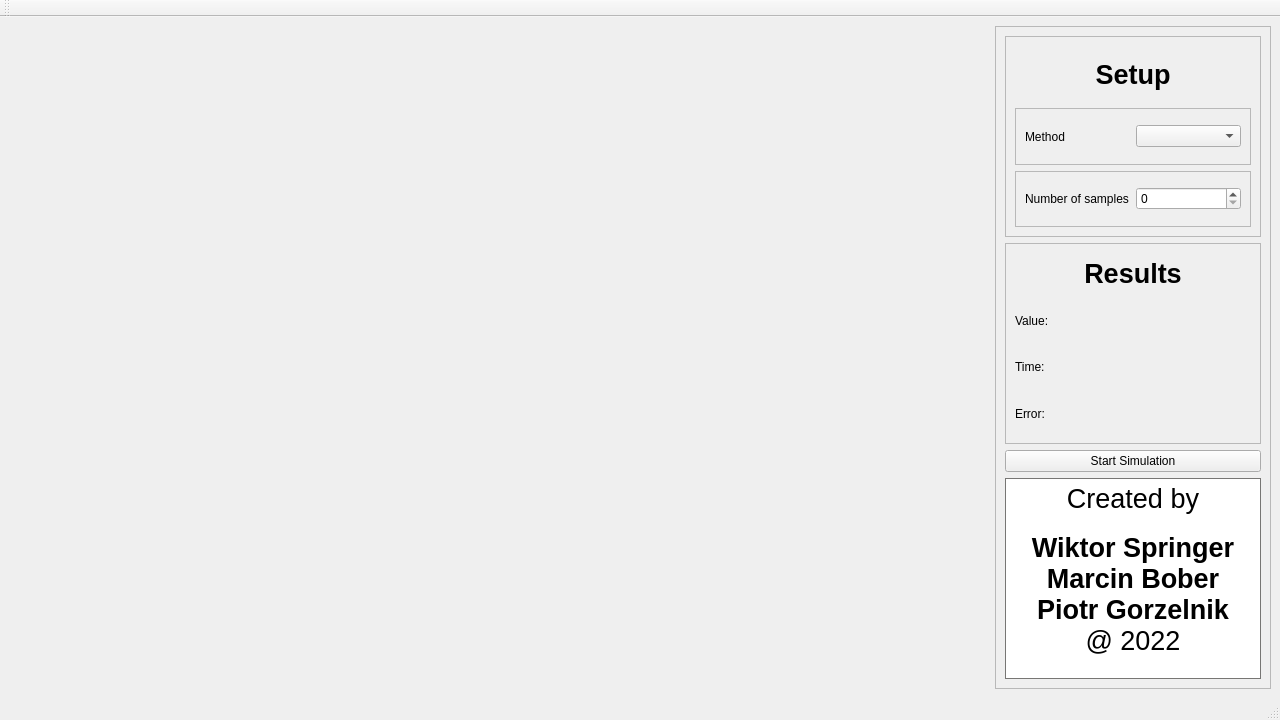
<?xml version="1.0" encoding="UTF-8"?>
<ui version="4.0">
 <class>MainWindow</class>
 <widget class="QMainWindow" name="MainWindow">
  <property name="geometry">
   <rect>
    <x>0</x>
    <y>0</y>
    <width>1280</width>
    <height>720</height>
   </rect>
  </property>
  <property name="maximumSize">
   <size>
    <width>1280</width>
    <height>720</height>
   </size>
  </property>
  <property name="windowTitle">
   <string>Monte Carlo Simulation</string>
  </property>
  <widget class="QWidget" name="centralwidget">
   <layout class="QHBoxLayout" name="horizontalLayout">
    <item>
     <layout class="QHBoxLayout" name="horizontalLayout_2">
      <item>
       <widget class="QCustomPlot" name="customPlot" native="true">
        <property name="sizePolicy">
         <sizepolicy hsizetype="Preferred" vsizetype="Preferred">
          <horstretch>127</horstretch>
          <verstretch>0</verstretch>
         </sizepolicy>
        </property>
       </widget>
      </item>
      <item>
       <layout class="QVBoxLayout" name="verticalLayout">
        <item>
         <widget class="QFrame" name="frame">
          <property name="frameShape">
           <enum>QFrame::StyledPanel</enum>
          </property>
          <property name="frameShadow">
           <enum>QFrame::Raised</enum>
          </property>
          <layout class="QVBoxLayout" name="verticalLayout_2">
           <item>
            <layout class="QVBoxLayout" name="verticalLayout_4">
             <item>
              <widget class="QFrame" name="frame_3">
               <property name="frameShape">
                <enum>QFrame::StyledPanel</enum>
               </property>
               <property name="frameShadow">
                <enum>QFrame::Raised</enum>
               </property>
               <layout class="QVBoxLayout" name="verticalLayout_5">
                <item>
                 <widget class="QLabel" name="label">
                  <property name="font">
                   <font>
                    <pointsize>20</pointsize>
                    <weight>75</weight>
                    <bold>true</bold>
                   </font>
                  </property>
                  <property name="layoutDirection">
                   <enum>Qt::LeftToRight</enum>
                  </property>
                  <property name="text">
                   <string>Setup</string>
                  </property>
                  <property name="alignment">
                   <set>Qt::AlignCenter</set>
                  </property>
                 </widget>
                </item>
                <item>
                 <layout class="QHBoxLayout" name="horizontalLayout_3">
                  <item>
                   <widget class="QFrame" name="frame_4">
                    <property name="frameShape">
                     <enum>QFrame::StyledPanel</enum>
                    </property>
                    <property name="frameShadow">
                     <enum>QFrame::Raised</enum>
                    </property>
                    <layout class="QHBoxLayout" name="horizontalLayout_4">
                     <item>
                      <widget class="QLabel" name="label_2">
                       <property name="text">
                        <string>Method</string>
                       </property>
                      </widget>
                     </item>
                     <item>
                      <widget class="QComboBox" name="comboBox"/>
                     </item>
                    </layout>
                   </widget>
                  </item>
                 </layout>
                </item>
                <item>
                 <layout class="QHBoxLayout" name="horizontalLayout_5">
                  <item>
                   <widget class="QFrame" name="frame_5">
                    <property name="frameShape">
                     <enum>QFrame::StyledPanel</enum>
                    </property>
                    <property name="frameShadow">
                     <enum>QFrame::Raised</enum>
                    </property>
                    <layout class="QHBoxLayout" name="horizontalLayout_6" stretch="0,0">
                     <item>
                      <widget class="QLabel" name="label_3">
                       <property name="text">
                        <string>Number of samples</string>
                       </property>
                      </widget>
                     </item>
                     <item>
                      <widget class="QSpinBox" name="spinBox">
                       <property name="maximum">
                        <number>10000000</number>
                       </property>
                      </widget>
                     </item>
                    </layout>
                   </widget>
                  </item>
                 </layout>
                </item>
               </layout>
              </widget>
             </item>
            </layout>
           </item>
           <item>
            <layout class="QVBoxLayout" name="verticalLayout_3">
             <item>
              <widget class="QFrame" name="frame_2">
               <property name="frameShape">
                <enum>QFrame::StyledPanel</enum>
               </property>
               <property name="frameShadow">
                <enum>QFrame::Raised</enum>
               </property>
               <layout class="QVBoxLayout" name="verticalLayout_6">
                <item>
                 <widget class="QLabel" name="label_4">
                  <property name="font">
                   <font>
                    <pointsize>20</pointsize>
                    <weight>75</weight>
                    <bold>true</bold>
                   </font>
                  </property>
                  <property name="text">
                   <string>Results</string>
                  </property>
                  <property name="alignment">
                   <set>Qt::AlignCenter</set>
                  </property>
                 </widget>
                </item>
                <item>
                 <layout class="QHBoxLayout" name="horizontalLayout_7">
                  <item>
                   <widget class="QLabel" name="label_8">
                    <property name="text">
                     <string>Value:</string>
                    </property>
                   </widget>
                  </item>
                  <item>
                   <widget class="QLabel" name="label_5">
                    <property name="text">
                     <string/>
                    </property>
                   </widget>
                  </item>
                 </layout>
                </item>
                <item>
                 <layout class="QHBoxLayout" name="horizontalLayout_8">
                  <item>
                   <widget class="QLabel" name="label_6">
                    <property name="text">
                     <string>Time:</string>
                    </property>
                   </widget>
                  </item>
                  <item>
                   <widget class="QLabel" name="label_9">
                    <property name="text">
                     <string/>
                    </property>
                   </widget>
                  </item>
                 </layout>
                </item>
                <item>
                 <layout class="QHBoxLayout" name="horizontalLayout_9">
                  <item>
                   <widget class="QLabel" name="label_7">
                    <property name="text">
                     <string>Error:</string>
                    </property>
                   </widget>
                  </item>
                  <item>
                   <widget class="QLabel" name="label_10">
                    <property name="text">
                     <string/>
                    </property>
                   </widget>
                  </item>
                 </layout>
                </item>
               </layout>
              </widget>
             </item>
            </layout>
           </item>
           <item>
            <widget class="QPushButton" name="pushButton">
             <property name="text">
              <string>Start Simulation</string>
             </property>
            </widget>
           </item>
           <item>
            <layout class="QHBoxLayout" name="horizontalLayout_10">
             <item>
              <widget class="QTextBrowser" name="textBrowser">
               <property name="sizePolicy">
                <sizepolicy hsizetype="Minimum" vsizetype="Minimum">
                 <horstretch>0</horstretch>
                 <verstretch>0</verstretch>
                </sizepolicy>
               </property>
               <property name="palette">
                <palette>
                 <active>
                  <colorrole role="WindowText">
                   <brush brushstyle="SolidPattern">
                    <color alpha="255">
                     <red>0</red>
                     <green>0</green>
                     <blue>0</blue>
                    </color>
                   </brush>
                  </colorrole>
                  <colorrole role="Button">
                   <brush brushstyle="SolidPattern">
                    <color alpha="255">
                     <red>154</red>
                     <green>153</green>
                     <blue>150</blue>
                    </color>
                   </brush>
                  </colorrole>
                  <colorrole role="Light">
                   <brush brushstyle="SolidPattern">
                    <color alpha="255">
                     <red>231</red>
                     <green>230</green>
                     <blue>225</blue>
                    </color>
                   </brush>
                  </colorrole>
                  <colorrole role="Midlight">
                   <brush brushstyle="SolidPattern">
                    <color alpha="255">
                     <red>192</red>
                     <green>191</green>
                     <blue>187</blue>
                    </color>
                   </brush>
                  </colorrole>
                  <colorrole role="Dark">
                   <brush brushstyle="SolidPattern">
                    <color alpha="255">
                     <red>77</red>
                     <green>77</green>
                     <blue>75</blue>
                    </color>
                   </brush>
                  </colorrole>
                  <colorrole role="Mid">
                   <brush brushstyle="SolidPattern">
                    <color alpha="255">
                     <red>103</red>
                     <green>102</green>
                     <blue>100</blue>
                    </color>
                   </brush>
                  </colorrole>
                  <colorrole role="Text">
                   <brush brushstyle="SolidPattern">
                    <color alpha="255">
                     <red>0</red>
                     <green>0</green>
                     <blue>0</blue>
                    </color>
                   </brush>
                  </colorrole>
                  <colorrole role="BrightText">
                   <brush brushstyle="SolidPattern">
                    <color alpha="255">
                     <red>255</red>
                     <green>255</green>
                     <blue>255</blue>
                    </color>
                   </brush>
                  </colorrole>
                  <colorrole role="ButtonText">
                   <brush brushstyle="SolidPattern">
                    <color alpha="255">
                     <red>0</red>
                     <green>0</green>
                     <blue>0</blue>
                    </color>
                   </brush>
                  </colorrole>
                  <colorrole role="Base">
                   <brush brushstyle="SolidPattern">
                    <color alpha="255">
                     <red>255</red>
                     <green>255</green>
                     <blue>255</blue>
                    </color>
                   </brush>
                  </colorrole>
                  <colorrole role="Window">
                   <brush brushstyle="SolidPattern">
                    <color alpha="255">
                     <red>154</red>
                     <green>153</green>
                     <blue>150</blue>
                    </color>
                   </brush>
                  </colorrole>
                  <colorrole role="Shadow">
                   <brush brushstyle="SolidPattern">
                    <color alpha="255">
                     <red>0</red>
                     <green>0</green>
                     <blue>0</blue>
                    </color>
                   </brush>
                  </colorrole>
                  <colorrole role="AlternateBase">
                   <brush brushstyle="SolidPattern">
                    <color alpha="255">
                     <red>204</red>
                     <green>204</green>
                     <blue>202</blue>
                    </color>
                   </brush>
                  </colorrole>
                  <colorrole role="ToolTipBase">
                   <brush brushstyle="SolidPattern">
                    <color alpha="255">
                     <red>255</red>
                     <green>255</green>
                     <blue>220</blue>
                    </color>
                   </brush>
                  </colorrole>
                  <colorrole role="ToolTipText">
                   <brush brushstyle="SolidPattern">
                    <color alpha="255">
                     <red>0</red>
                     <green>0</green>
                     <blue>0</blue>
                    </color>
                   </brush>
                  </colorrole>
                  <colorrole role="PlaceholderText">
                   <brush brushstyle="SolidPattern">
                    <color alpha="128">
                     <red>0</red>
                     <green>0</green>
                     <blue>0</blue>
                    </color>
                   </brush>
                  </colorrole>
                 </active>
                 <inactive>
                  <colorrole role="WindowText">
                   <brush brushstyle="SolidPattern">
                    <color alpha="255">
                     <red>0</red>
                     <green>0</green>
                     <blue>0</blue>
                    </color>
                   </brush>
                  </colorrole>
                  <colorrole role="Button">
                   <brush brushstyle="SolidPattern">
                    <color alpha="255">
                     <red>154</red>
                     <green>153</green>
                     <blue>150</blue>
                    </color>
                   </brush>
                  </colorrole>
                  <colorrole role="Light">
                   <brush brushstyle="SolidPattern">
                    <color alpha="255">
                     <red>231</red>
                     <green>230</green>
                     <blue>225</blue>
                    </color>
                   </brush>
                  </colorrole>
                  <colorrole role="Midlight">
                   <brush brushstyle="SolidPattern">
                    <color alpha="255">
                     <red>192</red>
                     <green>191</green>
                     <blue>187</blue>
                    </color>
                   </brush>
                  </colorrole>
                  <colorrole role="Dark">
                   <brush brushstyle="SolidPattern">
                    <color alpha="255">
                     <red>77</red>
                     <green>77</green>
                     <blue>75</blue>
                    </color>
                   </brush>
                  </colorrole>
                  <colorrole role="Mid">
                   <brush brushstyle="SolidPattern">
                    <color alpha="255">
                     <red>103</red>
                     <green>102</green>
                     <blue>100</blue>
                    </color>
                   </brush>
                  </colorrole>
                  <colorrole role="Text">
                   <brush brushstyle="SolidPattern">
                    <color alpha="255">
                     <red>0</red>
                     <green>0</green>
                     <blue>0</blue>
                    </color>
                   </brush>
                  </colorrole>
                  <colorrole role="BrightText">
                   <brush brushstyle="SolidPattern">
                    <color alpha="255">
                     <red>255</red>
                     <green>255</green>
                     <blue>255</blue>
                    </color>
                   </brush>
                  </colorrole>
                  <colorrole role="ButtonText">
                   <brush brushstyle="SolidPattern">
                    <color alpha="255">
                     <red>0</red>
                     <green>0</green>
                     <blue>0</blue>
                    </color>
                   </brush>
                  </colorrole>
                  <colorrole role="Base">
                   <brush brushstyle="SolidPattern">
                    <color alpha="255">
                     <red>255</red>
                     <green>255</green>
                     <blue>255</blue>
                    </color>
                   </brush>
                  </colorrole>
                  <colorrole role="Window">
                   <brush brushstyle="SolidPattern">
                    <color alpha="255">
                     <red>154</red>
                     <green>153</green>
                     <blue>150</blue>
                    </color>
                   </brush>
                  </colorrole>
                  <colorrole role="Shadow">
                   <brush brushstyle="SolidPattern">
                    <color alpha="255">
                     <red>0</red>
                     <green>0</green>
                     <blue>0</blue>
                    </color>
                   </brush>
                  </colorrole>
                  <colorrole role="AlternateBase">
                   <brush brushstyle="SolidPattern">
                    <color alpha="255">
                     <red>204</red>
                     <green>204</green>
                     <blue>202</blue>
                    </color>
                   </brush>
                  </colorrole>
                  <colorrole role="ToolTipBase">
                   <brush brushstyle="SolidPattern">
                    <color alpha="255">
                     <red>255</red>
                     <green>255</green>
                     <blue>220</blue>
                    </color>
                   </brush>
                  </colorrole>
                  <colorrole role="ToolTipText">
                   <brush brushstyle="SolidPattern">
                    <color alpha="255">
                     <red>0</red>
                     <green>0</green>
                     <blue>0</blue>
                    </color>
                   </brush>
                  </colorrole>
                  <colorrole role="PlaceholderText">
                   <brush brushstyle="SolidPattern">
                    <color alpha="128">
                     <red>0</red>
                     <green>0</green>
                     <blue>0</blue>
                    </color>
                   </brush>
                  </colorrole>
                 </inactive>
                 <disabled>
                  <colorrole role="WindowText">
                   <brush brushstyle="SolidPattern">
                    <color alpha="255">
                     <red>77</red>
                     <green>77</green>
                     <blue>75</blue>
                    </color>
                   </brush>
                  </colorrole>
                  <colorrole role="Button">
                   <brush brushstyle="SolidPattern">
                    <color alpha="255">
                     <red>154</red>
                     <green>153</green>
                     <blue>150</blue>
                    </color>
                   </brush>
                  </colorrole>
                  <colorrole role="Light">
                   <brush brushstyle="SolidPattern">
                    <color alpha="255">
                     <red>231</red>
                     <green>230</green>
                     <blue>225</blue>
                    </color>
                   </brush>
                  </colorrole>
                  <colorrole role="Midlight">
                   <brush brushstyle="SolidPattern">
                    <color alpha="255">
                     <red>192</red>
                     <green>191</green>
                     <blue>187</blue>
                    </color>
                   </brush>
                  </colorrole>
                  <colorrole role="Dark">
                   <brush brushstyle="SolidPattern">
                    <color alpha="255">
                     <red>77</red>
                     <green>77</green>
                     <blue>75</blue>
                    </color>
                   </brush>
                  </colorrole>
                  <colorrole role="Mid">
                   <brush brushstyle="SolidPattern">
                    <color alpha="255">
                     <red>103</red>
                     <green>102</green>
                     <blue>100</blue>
                    </color>
                   </brush>
                  </colorrole>
                  <colorrole role="Text">
                   <brush brushstyle="SolidPattern">
                    <color alpha="255">
                     <red>77</red>
                     <green>77</green>
                     <blue>75</blue>
                    </color>
                   </brush>
                  </colorrole>
                  <colorrole role="BrightText">
                   <brush brushstyle="SolidPattern">
                    <color alpha="255">
                     <red>255</red>
                     <green>255</green>
                     <blue>255</blue>
                    </color>
                   </brush>
                  </colorrole>
                  <colorrole role="ButtonText">
                   <brush brushstyle="SolidPattern">
                    <color alpha="255">
                     <red>77</red>
                     <green>77</green>
                     <blue>75</blue>
                    </color>
                   </brush>
                  </colorrole>
                  <colorrole role="Base">
                   <brush brushstyle="SolidPattern">
                    <color alpha="255">
                     <red>154</red>
                     <green>153</green>
                     <blue>150</blue>
                    </color>
                   </brush>
                  </colorrole>
                  <colorrole role="Window">
                   <brush brushstyle="SolidPattern">
                    <color alpha="255">
                     <red>154</red>
                     <green>153</green>
                     <blue>150</blue>
                    </color>
                   </brush>
                  </colorrole>
                  <colorrole role="Shadow">
                   <brush brushstyle="SolidPattern">
                    <color alpha="255">
                     <red>0</red>
                     <green>0</green>
                     <blue>0</blue>
                    </color>
                   </brush>
                  </colorrole>
                  <colorrole role="AlternateBase">
                   <brush brushstyle="SolidPattern">
                    <color alpha="255">
                     <red>154</red>
                     <green>153</green>
                     <blue>150</blue>
                    </color>
                   </brush>
                  </colorrole>
                  <colorrole role="ToolTipBase">
                   <brush brushstyle="SolidPattern">
                    <color alpha="255">
                     <red>255</red>
                     <green>255</green>
                     <blue>220</blue>
                    </color>
                   </brush>
                  </colorrole>
                  <colorrole role="ToolTipText">
                   <brush brushstyle="SolidPattern">
                    <color alpha="255">
                     <red>0</red>
                     <green>0</green>
                     <blue>0</blue>
                    </color>
                   </brush>
                  </colorrole>
                  <colorrole role="PlaceholderText">
                   <brush brushstyle="SolidPattern">
                    <color alpha="128">
                     <red>0</red>
                     <green>0</green>
                     <blue>0</blue>
                    </color>
                   </brush>
                  </colorrole>
                 </disabled>
                </palette>
               </property>
               <property name="html">
                <string>&lt;!DOCTYPE HTML PUBLIC &quot;-//W3C//DTD HTML 4.0//EN&quot; &quot;http://www.w3.org/TR/REC-html40/strict.dtd&quot;&gt;
&lt;html&gt;&lt;head&gt;&lt;meta name=&quot;qrichtext&quot; content=&quot;1&quot; /&gt;&lt;style type=&quot;text/css&quot;&gt;
p, li { white-space: pre-wrap; }
&lt;/style&gt;&lt;/head&gt;&lt;body style=&quot; font-family:'Ubuntu'; font-size:11pt; font-weight:400; font-style:normal;&quot;&gt;
&lt;p align=&quot;center&quot; style=&quot; margin-top:0px; margin-bottom:0px; margin-left:0px; margin-right:0px; -qt-block-indent:0; text-indent:0px;&quot;&gt;&lt;span style=&quot; font-family:'Noto Sans'; font-size:20pt; color:#000000;&quot;&gt;Created by&lt;/span&gt;&lt;/p&gt;
&lt;p align=&quot;center&quot; style=&quot;-qt-paragraph-type:empty; margin-top:0px; margin-bottom:0px; margin-left:0px; margin-right:0px; -qt-block-indent:0; text-indent:0px;&quot;&gt;&lt;br /&gt;&lt;/p&gt;
&lt;p align=&quot;center&quot; style=&quot; margin-top:0px; margin-bottom:0px; margin-left:0px; margin-right:0px; -qt-block-indent:0; text-indent:0px;&quot;&gt;&lt;span style=&quot; font-family:'Noto Sans'; font-size:20pt; font-weight:600; color:#000000;&quot;&gt;Wiktor Springer&lt;/span&gt;&lt;/p&gt;
&lt;p align=&quot;center&quot; style=&quot; margin-top:0px; margin-bottom:0px; margin-left:0px; margin-right:0px; -qt-block-indent:0; text-indent:0px;&quot;&gt;&lt;span style=&quot; font-family:'Noto Sans'; font-size:20pt; font-weight:600; color:#000000;&quot;&gt;Marcin Bober&lt;/span&gt;&lt;/p&gt;
&lt;p align=&quot;center&quot; style=&quot; margin-top:0px; margin-bottom:0px; margin-left:0px; margin-right:0px; -qt-block-indent:0; text-indent:0px;&quot;&gt;&lt;span style=&quot; font-family:'Noto Sans'; font-size:20pt; font-weight:600; color:#000000;&quot;&gt;Piotr Gorzelnik&lt;/span&gt;&lt;/p&gt;
&lt;p align=&quot;center&quot; style=&quot; margin-top:0px; margin-bottom:0px; margin-left:0px; margin-right:0px; -qt-block-indent:0; text-indent:0px;&quot;&gt;&lt;span style=&quot; font-family:'Noto Sans'; font-size:20pt; color:#000000;&quot;&gt;@ 2022&lt;/span&gt;&lt;/p&gt;&lt;/body&gt;&lt;/html&gt;</string>
               </property>
              </widget>
             </item>
            </layout>
           </item>
          </layout>
         </widget>
        </item>
       </layout>
      </item>
     </layout>
    </item>
   </layout>
  </widget>
  <widget class="QStatusBar" name="statusbar"/>
  <widget class="QToolBar" name="toolBar">
   <property name="windowTitle">
    <string>toolBar</string>
   </property>
   <attribute name="toolBarArea">
    <enum>TopToolBarArea</enum>
   </attribute>
   <attribute name="toolBarBreak">
    <bool>false</bool>
   </attribute>
  </widget>
 </widget>
 <customwidgets>
  <customwidget>
   <class>QCustomPlot</class>
   <extends>QWidget</extends>
   <header>inc/qcustomplot.h</header>
   <container>1</container>
  </customwidget>
 </customwidgets>
 <resources/>
 <connections/>
</ui>
